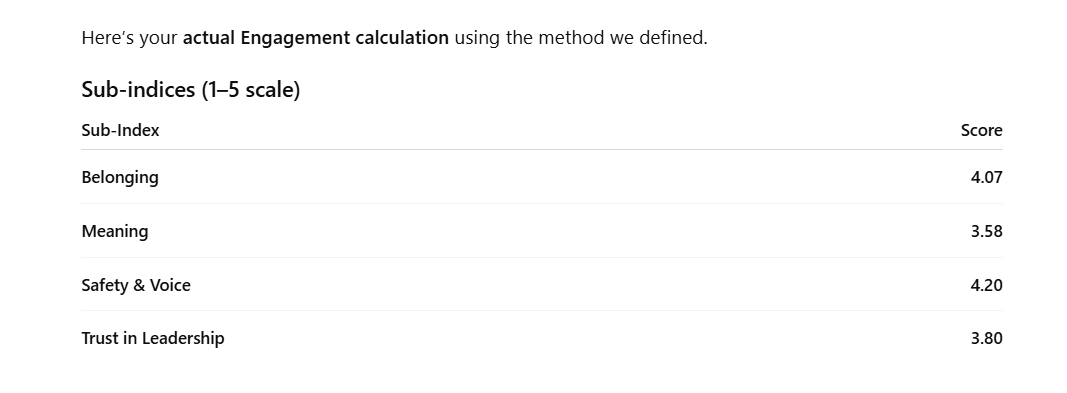
#> input picture tools/assets_raw/04a2cf6157.png, 1067 x 393 px, given as the content of the folder assets_raw/04a2cf6157.png, which was not available
$ python contact_sheet.py assets_raw/04a2cf6157.png out.png 5
#> lines starting #> are read from the running program, lines starting #| are printed output that depends on the picture
"""python tools/contact_sheet.py <png_dir> [out.png] [cols]  -> grid of slide thumbnails."""
import glob
import os
import sys

from PIL import Image, ImageDraw

src = sys.argv[1]
out = sys.argv[2] if len(sys.argv) > 2 else os.path.join(src, "_sheet.png")
cols = int(sys.argv[3]) if len(sys.argv) > 3 else 3
files = sorted(f for f in glob.glob(os.path.join(src, "*.png")) if not os.path.basename(f).startswith("_"))
W, H = 640, 360
rows = (len(files) + cols - 1) // cols
sheet = Image.new("RGB", (cols * W, rows * H), (90, 90, 90))
#> sheet: PIL image 3200x360 RGB; every value is 90
d = ImageDraw.Draw(sheet)
for k, f in enumerate(files):
    im = Image.open(f).convert("RGB").resize((W - 6, H - 6))
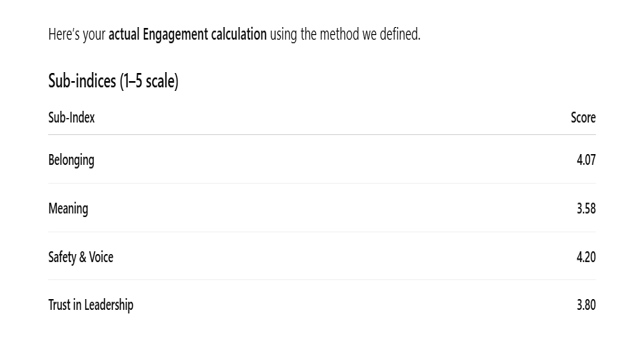
#> im: PIL image 634x354 RGB; min 0, max 255, mean 251.2
    x, y = (k % cols) * W, (k // cols) * H
    sheet.paste(im, (x + 3, y + 3))
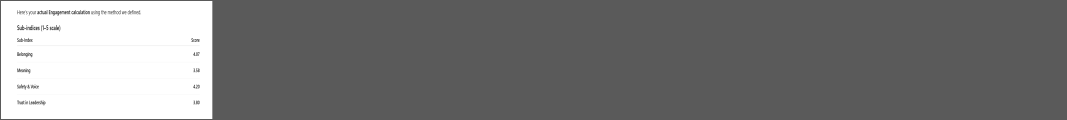
#> sheet: PIL image 3200x360 RGB (shown at 1/3 size); min 0, max 255, mean 121.4
    d.rectangle([x + 3, y + 3, x + 30, y + 20], fill="black")
    d.text((x + 7, y + 6), str(k + 1), fill="white")
sheet.save(out)
print(out)

$ run again, on tools/assets_raw/0f1462804e.png
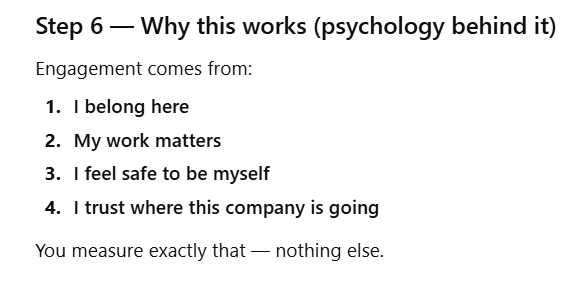
#> input picture tools/assets_raw/0f1462804e.png, 585 x 292 px, given as the content of the folder assets_raw/0f1462804e.png, which was not available
#> `im = Image.open(f).convert("RGB").resize((W - 6, H - 6))`:
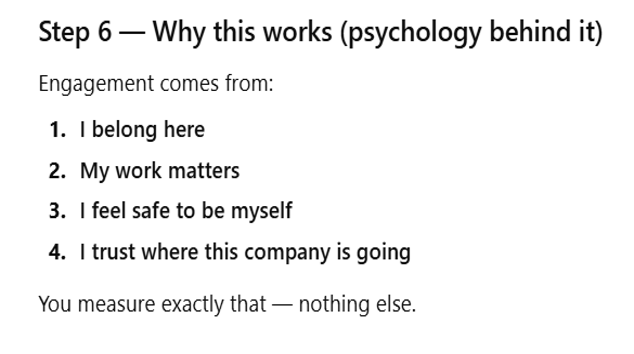
#> im: PIL image 634x354 RGB; min 0, max 255, mean 243.2
#> `sheet.paste(im, (x + 3, y + 3))`:
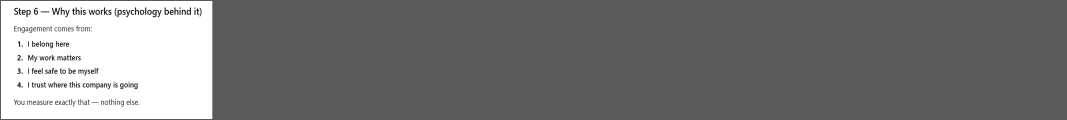
#> sheet: PIL image 3200x360 RGB (shown at 1/3 size); min 0, max 255, mean 119.8
